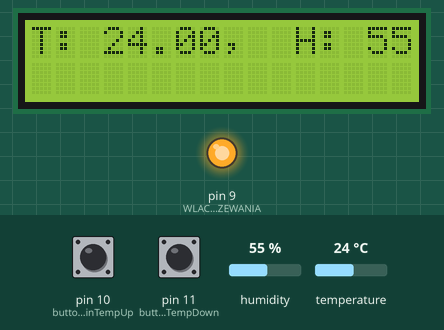
This sketch was run on a simulated Arduino Uno, built with avr-gcc and run on an emulated ATmega328P. Parts: 16×2 character LCD, output pins drawn as LEDs (lit = HIGH). The inputs (shaded band) are chosen by the test bench; at power-on: humidity 55 %, temperature 24 °C, pin 10 (buttonPinTempUp) HIGH, pin 11 (buttonPinTempDown) HIGH. What the sketch prints to the serial monitor is not drawn.

Above: at 1.2 s.
1.3 s: humidity set to 22 %
At 3.1 s:
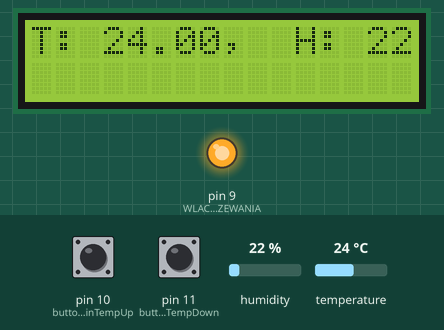
3.6 s: temperature set to 12 °C
At 5.3 s:
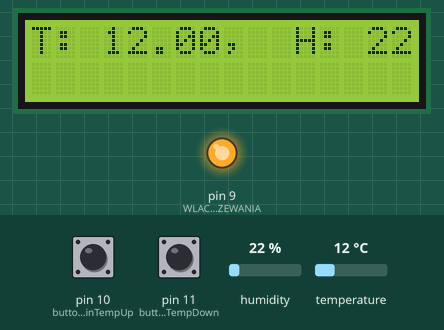
5.6 s: humidity set to 40 %
At 6.7 s:
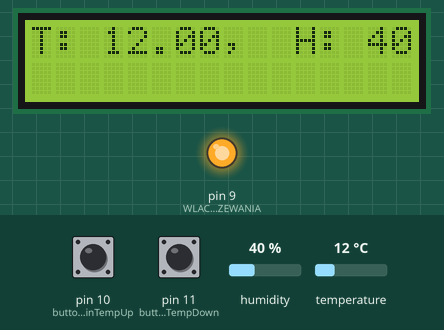
7.6 s: temperature set to 19 °C
At 9.1 s:
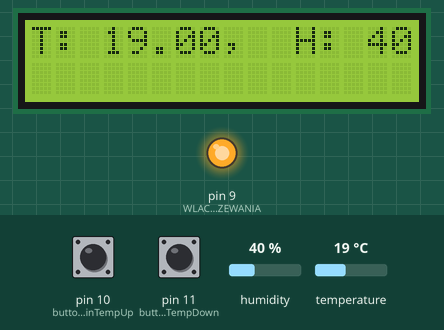
Timing chart, 0 to 10.6 s (numbered marks = the images above; inputs shaded):
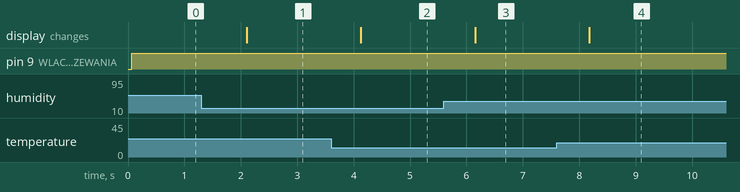

The sketch:

termostat.ino
```cpp
#include <LiquidCrystal.h>
#include "DHT.h" //by Adafruit 1.4.6

#define DHT11_PIN 8
#define DHTTYPE DHT22
#define WLACZNIKPODGRZEWANIA 9
#define stanOFF 1
#define stanON 0
DHT dht(DHT11_PIN, DHTTYPE);
LiquidCrystal lcd(2, 3, 4, 5, 6, 7);
float ustawionaTemperatura = 50.0;
int buttonPinTempUp = 10;
int buttonPinTempDown = 11;

void pinInit()
{
  pinMode(WLACZNIKPODGRZEWANIA, OUTPUT);
  pinMode(buttonPinTempUp, INPUT_PULLUP);
  pinMode(buttonPinTempDown, INPUT_PULLUP);
}

void dhtInit()
{
  dht.begin();
}

void lcdInit()
{
  Serial.begin(9600);
  lcd.begin(16, 2);
  lcd.clear();
  lcd.setCursor(0, 0);
  //lcd.print("Pierwsza linia");
}

float getHumidity()
{
  Serial.print(" %, Hum: ");
  Serial.println(dht.readHumidity());
  return dht.readHumidity();
}

float getTemperature()
{
  Serial.print(" %, Temp: ");
  Serial.println(dht.readTemperature());
  return dht.readTemperature();
}

bool czyWlaczacPodgrzewanie()
{
  if(getTemperature() >= ustawionaTemperatura)
    return false;
  else
    return true;
}

void printTemperatureAndHumidity()
{
  lcd.clear();
  lcd.setCursor(0, 0);
  lcd.print("T: ");
  lcd.print(getTemperature());
  lcd.print(",  ");
  lcd.print("H: ");
  lcd.println(getHumidity());
  lcd.print("set T: ");
  lcd.print(ustawionaTemperatura);

}

void setup() {
  lcdInit();
  dhtInit();
  pinInit();

}
void termostat()
{
      if(czyWlaczacPodgrzewanie())
  {
    digitalWrite(WLACZNIKPODGRZEWANIA, stanOFF);
  }
  else
  {
    digitalWrite(WLACZNIKPODGRZEWANIA, stanON);
  }
}
void ustawianieTemperatury()
{
  if(digitalRead(buttonPinTempDown) == LOW)
  {
    ustawionaTemperatura--;
    delay(100);
    return ;
  }
    if(digitalRead(buttonPinTempUp) == LOW)
  {
    ustawionaTemperatura++;
    delay(100);
    return ;
  }


}

void loop()
{
  termostat();
  ustawianieTemperatury();
  printTemperatureAndHumidity();
  delay(1000);
}
```

Measured:
- after the input at 1.3 s, the display: changes after 0.80 s (image 1)
- after the input at 3.6 s, the display: changes after 0.53 s (image 2)
- after the input at 5.6 s, the display: changes after 0.55 s (image 3)
- after the input at 7.6 s, the display: changes after 0.58 s (image 4)
